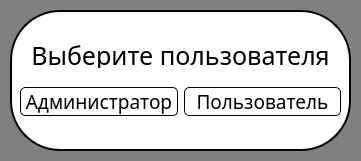
<?xml version="1.0" encoding="UTF-8"?>
<ui version="4.0">
 <class>Choice_Window</class>
 <widget class="QMainWindow" name="Choice_Window">
  <property name="windowModality">
   <enum>Qt::NonModal</enum>
  </property>
  <property name="geometry">
   <rect>
    <x>0</x>
    <y>0</y>
    <width>361</width>
    <height>161</height>
   </rect>
  </property>
  <property name="minimumSize">
   <size>
    <width>361</width>
    <height>161</height>
   </size>
  </property>
  <property name="maximumSize">
   <size>
    <width>361</width>
    <height>161</height>
   </size>
  </property>
  <property name="windowTitle">
   <string>Выбор пользователя</string>
  </property>
  <property name="windowIcon">
   <iconset>
    <normaloff>../icons/choice.ico</normaloff>../icons/choice.ico</iconset>
  </property>
  <property name="styleSheet">
   <string notr="true">#Choice_Window{
background: gray;
}

#LogFrame{
background: white;
border-radius: 50px;
border: 2px solid black;
}

QPushButton{
border-radius: 5px;
border: 1px solid black;
background-color: qlineargradient(x1: 0, y1: 0, x2: 0, y2: 1,
                                       stop: 0 #f6f7fa, stop: 1 #fed5ff);
}

QPushButton:hover{
background-color: qlineargradient(x1: 0, y1: 0, x2: 0, y2: 1,
                                       stop: 0 #f6f7fa, stop: 1 #dadbde);
}

QPushButton:pressed{
background-color: qlineargradient(x1: 0, y1: 0, x2: 0, y2: 1,
                                       stop: 0 #dadbde, stop: 1 #55aa7f);
}</string>
  </property>
  <widget class="QWidget" name="centralwidget">
   <widget class="QFrame" name="LogFrame">
    <property name="geometry">
     <rect>
      <x>10</x>
      <y>10</y>
      <width>341</width>
      <height>141</height>
     </rect>
    </property>
    <property name="toolTip">
     <string/>
    </property>
    <property name="frameShape">
     <enum>QFrame::StyledPanel</enum>
    </property>
    <property name="frameShadow">
     <enum>QFrame::Raised</enum>
    </property>
    <widget class="QWidget" name="gridLayoutWidget">
     <property name="geometry">
      <rect>
       <x>10</x>
       <y>20</y>
       <width>321</width>
       <height>101</height>
      </rect>
     </property>
     <layout class="QGridLayout" name="gridLayout">
      <item row="0" column="0">
       <widget class="QLabel" name="label">
        <property name="maximumSize">
         <size>
          <width>16777213</width>
          <height>25</height>
         </size>
        </property>
        <property name="font">
         <font>
          <family>Century Gothic</family>
          <pointsize>19</pointsize>
         </font>
        </property>
        <property name="styleSheet">
         <string notr="true"/>
        </property>
        <property name="text">
         <string>Выберите пользователя</string>
        </property>
        <property name="alignment">
         <set>Qt::AlignCenter</set>
        </property>
       </widget>
      </item>
      <item row="1" column="0">
       <layout class="QHBoxLayout" name="horizontalLayout">
        <property name="sizeConstraint">
         <enum>QLayout::SetNoConstraint</enum>
        </property>
        <item>
         <widget class="QPushButton" name="bttn_admin">
          <property name="font">
           <font>
            <family>Century Gothic</family>
            <pointsize>14</pointsize>
           </font>
          </property>
          <property name="text">
           <string>Администратор</string>
          </property>
         </widget>
        </item>
        <item>
         <widget class="QPushButton" name="bttn_user">
          <property name="font">
           <font>
            <family>Century Gothic</family>
            <pointsize>14</pointsize>
           </font>
          </property>
          <property name="styleSheet">
           <string notr="true"/>
          </property>
          <property name="text">
           <string>Пользователь</string>
          </property>
         </widget>
        </item>
       </layout>
      </item>
     </layout>
    </widget>
   </widget>
  </widget>
 </widget>
 <resources/>
 <connections/>
</ui>
